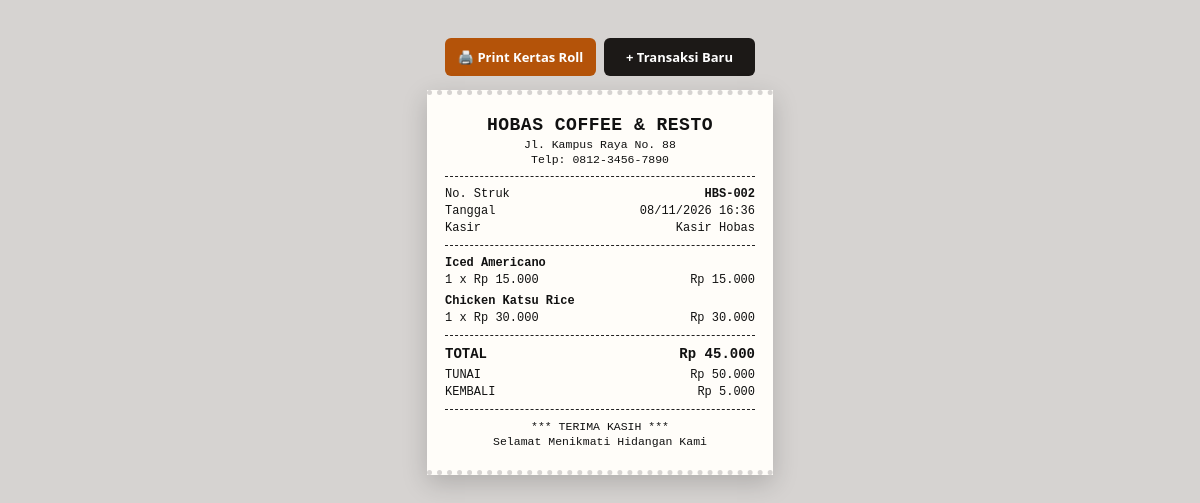
The app's page /struk.php?id=2 (signed in) with its own data.
### tables this page shows
CREATE TABLE transaksi (
    id INT(11) AUTO_INCREMENT PRIMARY KEY,
    no_nota VARCHAR(30) NOT NULL,
    tanggal DATETIME NOT NULL,
    total_harga INT(11) NOT NULL DEFAULT 0,
    uang_bayar INT(11) NOT NULL DEFAULT 0,
    kembalian INT(11) NOT NULL DEFAULT 0
);

CREATE TABLE transaksi_detail (
    id INT(11) AUTO_INCREMENT PRIMARY KEY,
    id_transaksi INT(11) NOT NULL,
    id_produk INT(11) NOT NULL,
    nama_produk VARCHAR(100) NOT NULL,
    harga INT(11) NOT NULL DEFAULT 0,
    qty INT(11) NOT NULL DEFAULT 1,
    subtotal INT(11) NOT NULL DEFAULT 0
);

### struk.php (the view, shortened to what this page needs)
<?php
include 'koneksi.php';
?>
<?php
$id_transaksi = isset($_GET['id']) ? (int) $_GET['id'] : 0;
$q_tx = mysqli_query($koneksi, "SELECT * FROM transaksi WHERE id = '$id_transaksi'");
$tx = mysqli_fetch_assoc($q_tx);
$q_detail = mysqli_query($koneksi, "SELECT * FROM transaksi_detail WHERE id_transaksi = '$id_transaksi'");
?>
<!DOCTYPE html>
<html lang="id">
<head>
</head>
<body onload="window.print()">
<div class="top-buttons">
    <button onclick="window.print()" class="btn btn-print">🖨️ Print Kertas Roll</button>
    <a href="index.php?menu=kasir" class="btn btn-back">+ Transaksi Baru</a>
</div>
<div class="paper-roll">
    <div class="center">
        <h2>HOBAS COFFEE & RESTO</h2>
        <p>Jl. Kampus Raya No. 88</p>
        <p>Telp: 0812-3456-7890</p>
    </div>
    <div class="line"></div>
    <div class="row"><span>No. Struk</span> <span><strong><?php echo $tx['no_nota']; ?></strong></span></div>
    <div class="row"><span>Tanggal</span> <span><?php echo date('d/m/Y H:i', strtotime($tx['tanggal'])); ?></span></div>
    <div class="row"><span>Kasir</span> <span><?php echo $_SESSION['nama_kasir']; ?></span></div>
    <div class="line"></div>
    <?php while ($it = mysqli_fetch_assoc($q_detail)) { ?>
    <div class="item">
        <div class="item-title"><?php echo $it['nama_produk']; ?></div>
        <div class="row">
            <span><?php echo $it['qty']; ?> x Rp <?php echo number_format($it['harga'], 0, ',', '.'); ?></span>
            <span>Rp <?php echo number_format($it['subtotal'], 0, ',', '.'); ?></span>
        </div>
    </div>
    <?php } ?>
    <div class="line"></div>
    <div class="row-grand">
        <span>TOTAL</span>
        <span>Rp <?php echo number_format($tx['total_harga'], 0, ',', '.'); ?></span>
    </div>
    <div class="row">
        <span>TUNAI</span>
        <span>Rp <?php echo number_format($tx['uang_bayar'], 0, ',', '.'); ?></span>
    </div>
    <div class="row">
        <span>KEMBALI</span>
        <span>Rp <?php echo number_format($tx['kembalian'], 0, ',', '.'); ?></span>
    </div>
    <div class="line"></div>
    <div class="center" style="margin-top: 8px;">
        <p>*** TERIMA KASIH ***</p>
        <p>Selamat Menikmati Hidangan Kami</p>
    </div>
</div>
</body>
</html>

### struk.php (style rules this page uses)
body { background-color: #d6d3d1; font-family: 'Courier New', Courier, monospace; padding: 30px 15px; color: #111; }
.top-buttons { width: 310px; margin: 0 auto 14px auto; display: flex; gap: 8px; }
.btn { flex: 1; padding: 10px; text-align: center; text-decoration: none; font-family: 'Segoe UI', sans-serif; font-size: 13px; font-weight: bold; border-radius: 6px; border: none; cursor: pointer; }
.btn-print { background: #b45309; color: #fff; }
.btn-back { background: #1c1917; color: #fff; }
.paper-roll { width: 310px; margin: 0 auto; background: #fffdf9; padding: 20px 18px; box-shadow: 0 8px 24px rgba(0, 0, 0, 0.18); position: relative; border-top: 5px dotted #d6d3d1; border-bottom: 5px dotted #d6d3d1; }
.center { text-align: center; }
.center h2 { margin: 0 0 3px 0; font-size: 18px; letter-spacing: 0.5px; }
.center p { margin: 2px 0; font-size: 11.5px; }
.line { border-top: 1px dashed #222; margin: 10px 0; }
.row { display: flex; justify-content: space-between; font-size: 12px; margin: 3px 0; }
.item { margin: 7px 0; font-size: 12px; }
.item-title { font-weight: bold; }
.row-grand { display: flex; justify-content: space-between; font-size: 14px; font-weight: bold; margin: 6px 0; }

### records on screen
transaksi: no_nota "HBS-002", tanggal "08/11/2026 16:36", total_harga "45.000", uang_bayar "50.000", kembalian "5.000"
transaksi_detail: nama_produk "Iced Americano", qty "1", harga "15.000", subtotal "15.000"
transaksi_detail: nama_produk "Chicken Katsu Rice", qty "1", harga "30.000", subtotal "30.000"

### other values on screen
$_SESSION['nama_kasir'] "Kasir Hobas"
